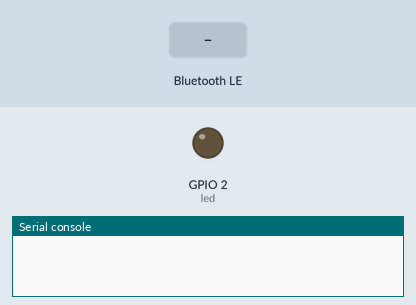
Recording of a program running on a simulated ESP32 board running MicroPython. On the bench: output pins drawn as LEDs (lit = HIGH), the last lines printed to the serial console. Inputs (shaded band) come from the test bench. Nothing arrives over Bluetooth unless stated.

Above: at 1.25 s.
1.3 s: "read" written over Bluetooth
At 2.5 s:
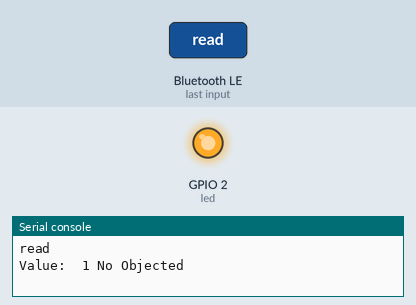
2.8 s: "1" written over Bluetooth
4.3 s: "on" written over Bluetooth
Timing chart, 0 to 7.3 s (numbered marks = the images above; inputs shaded):
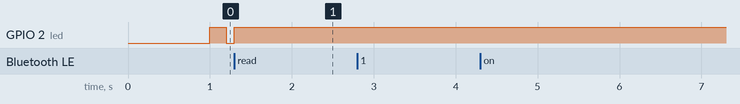

The program:

ble_avoidance.py
```python
from machine import Pin, Timer
from time import sleep_ms
import ubluetooth
from machine import Pin
from time import sleep
sensor = Pin(32,Pin.IN,Pin.PULL_UP)

class BLE():
    def __init__(self, name):
        self.name = name
        self.ble = ubluetooth.BLE()
        self.ble.active(True)

        self.value = sensor.value()
        self.led = Pin(2, Pin.OUT)
        self.timer1 = Timer(0)
        self.timer2 = Timer(1)

        self.disconnected()
        self.ble.irq(self.ble_irq)
        self.register()
        self.advertiser()

    def connected(self):
        self.timer1.deinit()
        self.timer2.deinit()

    def disconnected(self):
        self.timer1.init(period=1000, mode=Timer.PERIODIC, callback=lambda t: self.led(1))
        sleep_ms(200)
        self.timer2.init(period=1000, mode=Timer.PERIODIC, callback=lambda t: self.led(0))

    def ble_irq(self, event, data):
        if event == 1:
            '''Central disconnected'''
            self.connected()
            self.led(1)

        elif event == 2:
            '''Central disconnected'''
            self.advertiser()
            self.disconnected()

        elif event == 3:
            '''New message received'''
            buffer = self.ble.gatts_read(self.rx)
            message = buffer.decode('UTF-8').strip()
            print(message)

            if message == "read":
                if int(sensor.value()):
                    print("Value: ", sensor.value(), "No Objected")
                    ble.send("Not Detected: "+str(sensor.value()))
                else:
                    print("Value: ", sensor.value(), "Detected objects")
                    ble.send("Detected: "+str(sensor.value()))

#             if message == 'red_led':
#                 red_led.value(not red_led.value())
#                 print('red_led', red_led.value())
#                 ble.send('red_led' + str(red_led.value()))
#             if message == 'read_temp':
#                 print(sensor.read_temperature(True))
#                 ble.send(str(sensor.read_temperature(True)))
#             if message == 'read_hum':
#                 print(sensor.read_humidity())
#                 ble.send(str(sensor.read_humidity()))

    def register(self):
        # Nordic UART Service (NUS)
        NUS_UUID = '6E400001-B5A3-F393-E0A9-E50E24DCCA9E'
        RX_UUID = '6E400002-B5A3-F393-E0A9-E50E24DCCA9E'
        TX_UUID = '6E400003-B5A3-F393-E0A9-E50E24DCCA9E'

        BLE_NUS = ubluetooth.UUID(NUS_UUID)
        BLE_RX = (ubluetooth.UUID(RX_UUID), ubluetooth.FLAG_WRITE)
        BLE_TX = (ubluetooth.UUID(TX_UUID), ubluetooth.FLAG_NOTIFY)

        BLE_UART = (BLE_NUS, (BLE_TX, BLE_RX,))
        SERVICES = (BLE_UART, )
        ((self.tx, self.rx,), ) = self.ble.gatts_register_services(SERVICES)

    def send(self, data):
        self.ble.gatts_notify(0, self.tx, data + '\n')

    def advertiser(self):
        name = bytes(self.name, 'UTF-8')
        self.ble.gap_advertise(100, bytearray('\x02\x01\x02') + bytearray((len(name) + 1, 0x09)) + name)

# test
# i2c = SoftI2C(scl=Pin(22), sda=Pin(21))
# sensor = HDC1080(i2c)
# sensor.value()
# red_led = Pin(2, Pin.OUT)
ble = BLE("Avoidance_Sensor")
```
